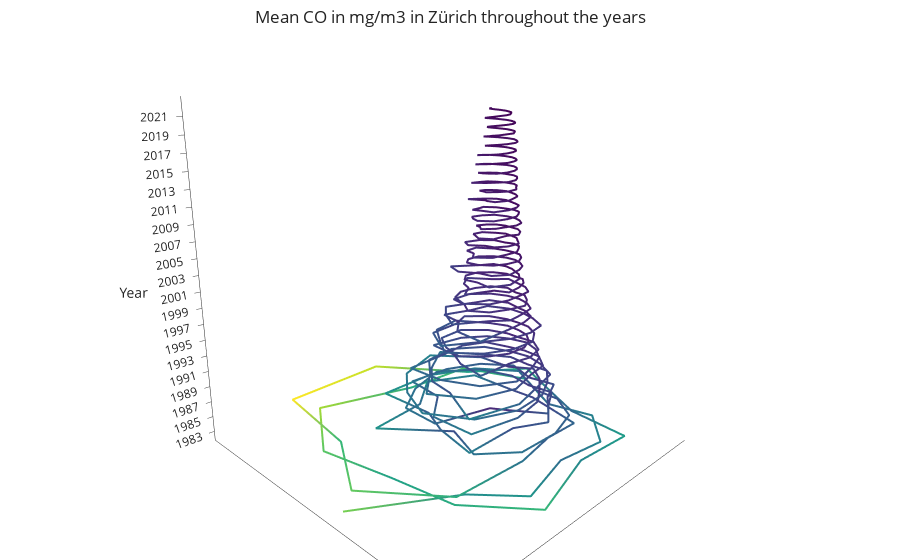

Write notebook code for a chart like this one.
### Code cell
create_3d_scatter_plot(data, "CO in mg/m3", 20, "map_co.html")

### Figure 1 — Plotly figure (JSON) as saved in the notebook; plotly's stock layout.template omitted (floating-point values rounded to 4 significant figures; data arrays with more than 128 entries replaced by an {"elided": "..."} marker saying what was removed)
{"data": [{"hovertemplate": "%{text}", "line": {"color": {"elided": "468 float values"}, "colorscale": [[0, "#440154"], [0.1111, "#482878"], [0.2222, "#3e4989"], [0.3333, "#31688e"], [0.4444, "#26828e"], [0.5556, "#1f9e89"], [0.6667, "#35b779"], [0.7778, "#6ece58"], [0.8889, "#b5de2b"], [1, "#fde725"]], "width": 4}, "mode": "lines", "name": "", "text": {"elided": "468 str values"}, "type": "scatter3d", "x": {"elided": "468 float values"}, "y": {"elided": "468 float values"}, "z": {"elided": "468 float values"}}], "layout": {"margin": {"b": 0, "l": 0, "r": 0, "t": 0}, "scene": {"aspectratio": {"x": 1, "y": 1, "z": 1}, "bgcolor": "rgba(0,0,0,0)", "camera": {"center": {"x": 0, "y": 0, "z": 0}, "eye": {"x": 1.3, "y": 1.3, "z": 0.5}, "up": {"x": 0, "y": 0, "z": 1}}, "xaxis": {"showgrid": false, "ticktext": [], "tickvals": [], "title": {"text": ""}}, "yaxis": {"showgrid": false, "ticktext": [], "tickvals": [], "title": {"text": ""}}, "zaxis": {"showgrid": false, "ticktext": [1983, 1985, 1987, 1989, 1991, 1993, 1995, 1997, 1999, 2001, 2003, 2005, 2007, 2009, 2011, 2013, 2015, 2017, 2019, 2021], "tickvals": [0, 2, 4, 6, 8, 10, 12, 14, 16, 18, 20, 22, 24, 26, 28, 30, 32, 34, 36, 38], "title": {"text": "Year"}}}, "title": {"text": "Mean CO in mg/m3 in Zürich throughout the years", "x": 0.5, "xanchor": "center", "y": 0.98, "yanchor": "top"}}}
